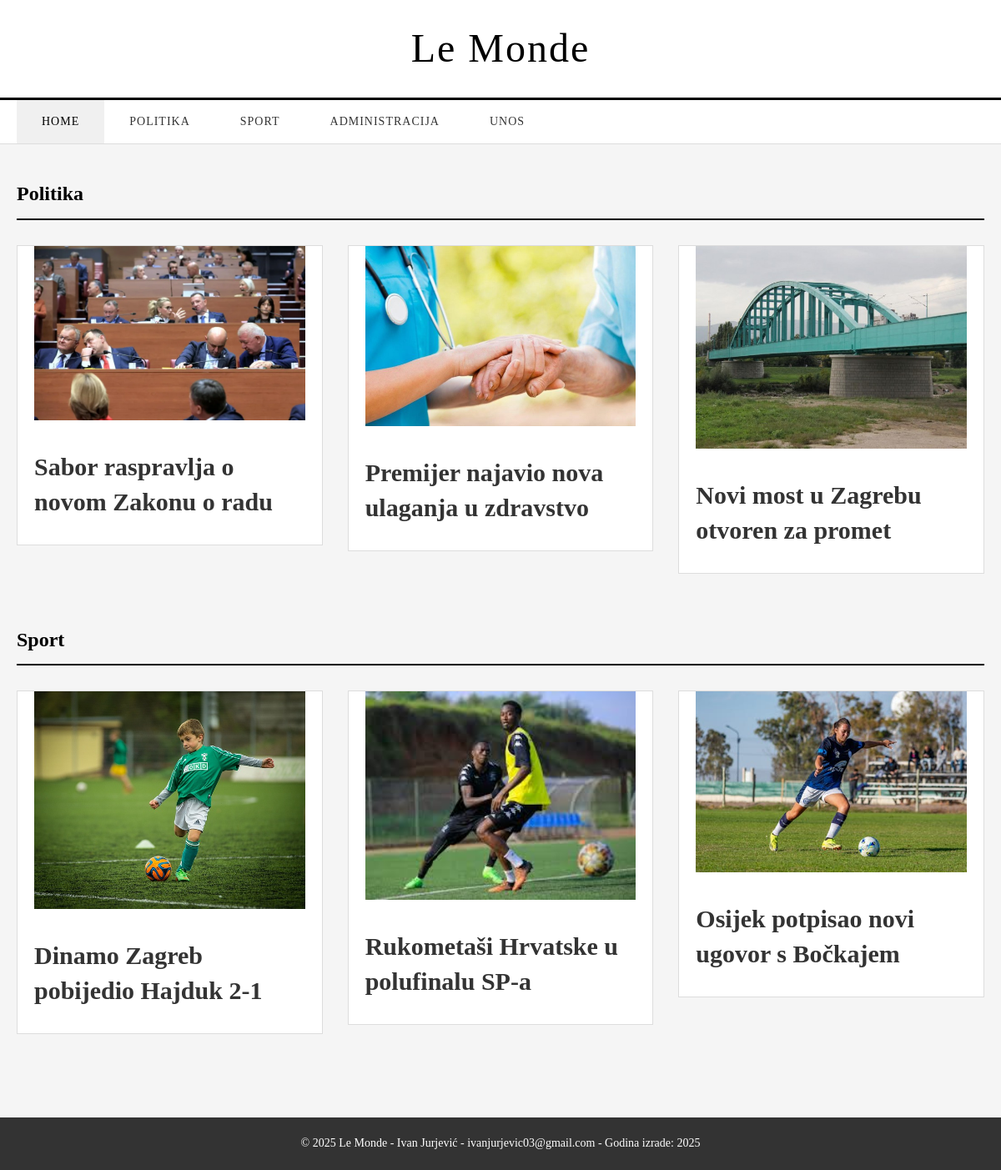
The page / on the database its author committed.
### tables this page shows
CREATE TABLE `vijesti` (
  `id` int(11) NOT NULL,
  `datum` varchar(32) DEFAULT NULL,
  `naslov` varchar(64) DEFAULT NULL,
  `sadrzaj` text DEFAULT NULL,
  `tekst` text DEFAULT NULL,
  `slika` varchar(64) DEFAULT NULL,
  `kategorija` varchar(64) DEFAULT NULL,
  `arhiva` tinyint(1) DEFAULT NULL
);

### index.php (the view, shortened to what this page needs)
<?php
include 'connection.php';
?>
<!DOCTYPE html>
<html lang="hr">
<head>
    <link rel="stylesheet" type="text/css" href="style.css">
</head>
<body>
    <header class="header">
        <div class="container">
            <h1 class="logo">Le Monde</h1>
        </div>
    </header>
    <nav class="navbar">
        <div class="container">
            <ul class="nav-menu">
                <li><a href="index.php" class="nav-link active">HOME</a></li>
                <li><a href="kategorija.php?kategorija=politika" class="nav-link">POLITIKA</a></li>
                <li><a href="kategorija.php?kategorija=sport" class="nav-link">SPORT</a></li>
                <li><a href="administracija.php" class="nav-link">ADMINISTRACIJA</a></li>
                <li><a href="unos.php" class="nav-link">UNOS</a></li>
            </ul>
        </div>
    </nav>
    <main class="main-content">
        <div class="container">
            <section class="news-section">
                <h2 class="section-title">Politika</h2>
                <div class="news-grid">
                    <?php
                    $query = "SELECT * FROM vijesti WHERE arhiva=0 AND kategorija='politika' ORDER BY datum DESC LIMIT 3";
                    $result = mysqli_query($dbc, $query);
                    if (mysqli_num_rows($result) > 0) {
                        while($row = mysqli_fetch_array($result)) {
                            echo '<article class="news-item">';
                            echo '<div class="news-image">';
                            echo '<img src="' . UPLPATH . $row['slika'] . '" alt="' . htmlspecialchars($row['naslov']) . '">';
                            echo '</div>';
                            echo '<div class="news-content">';
                            echo '<h3 class="news-title">';
                            echo '<a href="clanak.php?id='.$row['id'].'">' . htmlspecialchars($row['naslov']) . '</a>';
                            echo '</h3>';
                            echo '</div>';
                            echo '</article>';
                        }
                    }
                    ?>
                </div>
            </section>
            <section class="news-section">
                <h2 class="section-title">Sport</h2>
                <div class="news-grid">
                    <?php
                    $query = "SELECT * FROM vijesti WHERE arhiva=0 AND kategorija='sport' ORDER BY datum DESC LIMIT 3";
                    $result = mysqli_query($dbc, $query);
                    if (mysqli_num_rows($result) > 0) {
                        while($row = mysqli_fetch_array($result)) {
                            echo '<article class="news-item">';
                            echo '<div class="news-image">';
                            echo '<img src="' . UPLPATH . $row['slika'] . '" alt="' . htmlspecialchars($row['naslov']) . '">';
                            echo '</div>';
                            echo '<div class="news-content">';
                            echo '<h3 class="news-title">';
                            echo '<a href="clanak.php?id='.$row['id'].'">' . htmlspecialchars($row['naslov']) . '</a>';
                            echo '</h3>';
                            echo '</div>';
                            echo '</article>';
                        }
                    }
                    ?>
                </div>
            </section>
        </div>
    </main>
    <footer class="footer">
        <div class="container">
            <p>&copy; 2025 Le Monde - Ivan Jurjević - ivanjurjevic03@gmail.com - Godina izrade: 2025</p>
        </div>
    </footer>
</body>
</html>

### style.css (style rules this page uses)
* { margin: 0; padding: 0; box-sizing: border-box; }
body { font-family: 'Times New Roman', serif; line-height: 1.6; color: #333; background-color: #f5f5f5; }
.container { max-width: 1200px; margin: 0 auto; padding: 0 20px; }
.header { background-color: #fff; padding: 20px 0; border-bottom: 3px solid #000; }
.logo { font-family: 'Old English Text MT', serif; font-size: 48px; font-weight: normal; text-align: center; color: #000; letter-spacing: 2px; }
.navbar { background-color: #fff; border-bottom: 1px solid #ddd; padding: 0; }
.nav-menu { list-style: none; display: flex; justify-content: left; margin: 0; padding: 0; }
.nav-menu li { margin: 0; }
.nav-link { display: block; padding: 15px 30px; text-decoration: none; color: #333; font-size: 14px; font-weight: 500; text-transform: uppercase; letter-spacing: 1px; transition: background-color 0.3s ease; }
.nav-link:hover, .nav-link.active { background-color: #f0f0f0; color: #000; }
.main-content { background-color: #f5f5f5; padding: 40px 0; min-height: calc(100vh - 200px); }
.news-section { margin-bottom: 60px; }
.section-title { font-size: 24px; font-weight: bold; color: #000; margin-bottom: 30px; padding-bottom: 10px; border-bottom: 2px solid #000; text-transform: capitalize; }
.news-grid { display: grid; grid-template-columns: repeat(auto-fit, minmax(350px, 1fr)); gap: 30px; margin-bottom: 40px; align-items: start; }
.news-item { background-color: #fff; border: 1px solid #ddd; overflow: hidden; transition: box-shadow 0.3s ease; height: fit-content; }
.news-image { padding: 0px 20px 15px 20px; margin: 0 auto; object-fit: cover; }
.news-image img { width: 100%; height: auto; margin: 0 auto; object-fit: cover; transition: transform 0.3s ease; display: block; }
.news-content { padding: 20px; }
.news-title { font-size: 30px; line-height: 1.4; margin-bottom: 10px; }
.news-title a { text-decoration: none; color: #333; transition: color 0.3s ease; }
.footer { background-color: #333; color: #fff; padding: 20px 0; text-align: center; margin-top: auto; }
.footer p { font-size: 14px; }

### rows shown on the page
vijesti: slika (picture), naslov "Sabor raspravlja o novom Zakonu o radu"
vijesti: slika (picture), naslov "Premijer najavio nova ulaganja u zdravstvo"
vijesti: slika (picture), naslov "Novi most u Zagrebu otvoren za promet"
vijesti: slika (picture), naslov "Dinamo Zagreb pobijedio Hajduk 2-1"
vijesti: slika (picture), naslov "Rukometaši Hrvatske u polufinalu SP-a"
vijesti: slika (picture), naslov "Osijek potpisao novi ugovor s Bočkajem"
